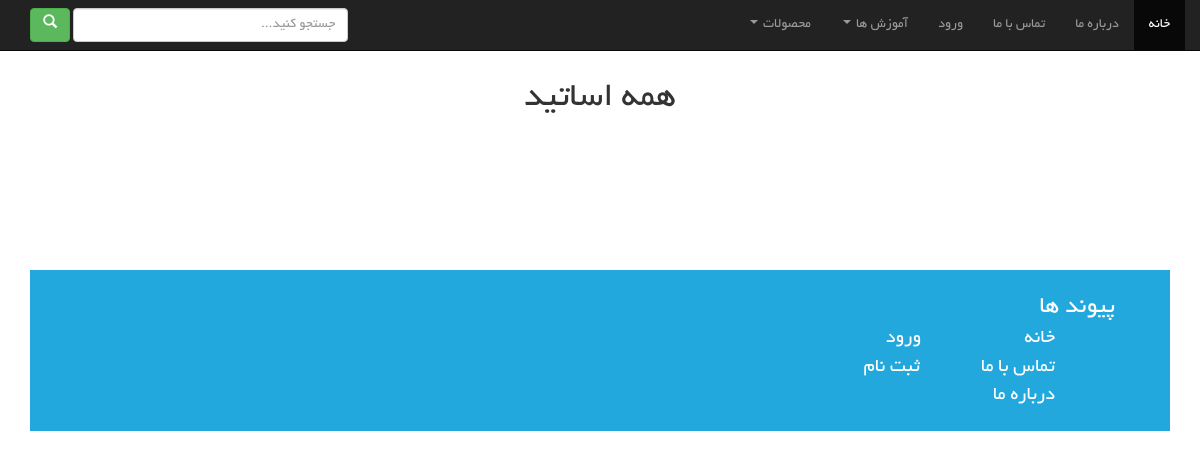
The page /masters on the database as committed earlier.
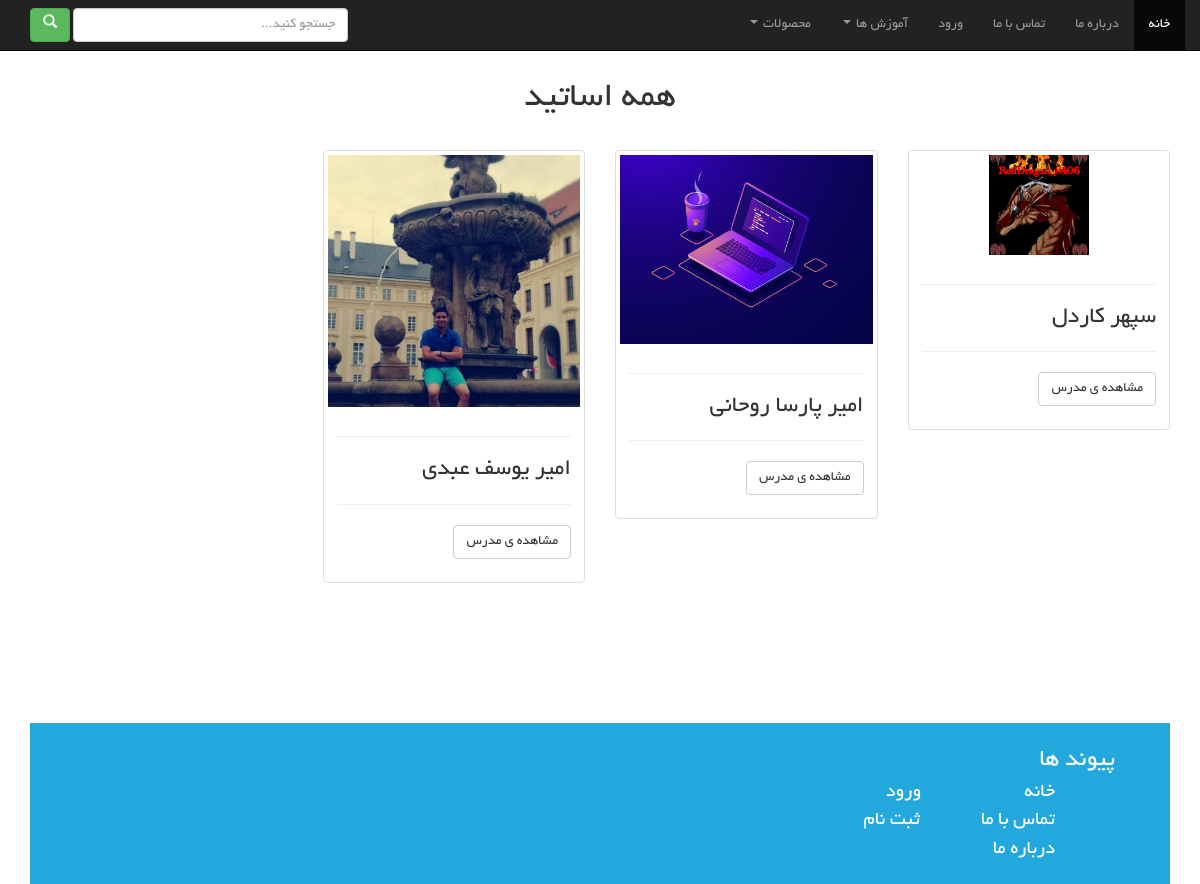
The same page on the database as committed later.
### masters/models.py (models this page shows, shortened)
class Master(models.Model):
    title = models.CharField(max_length=30)
    description = models.TextField()
    image = models.ImageField(upload_to='masters/',null=True,blank=True)

### masters/views.py (the view)
# urls.py: path('masters', master_list_view),
def master_list_view(request):
    products = Master.objects.all()
    title = "اساتید"
    context = {
        "object_list": products,
        "title": title,
    }
    return render(request, "masters/masters_list.html", context)

### masters/templates/masters/masters_list.html (shortened to what this page needs)
{% load static %}
<!DOCTYPE html>
<html lang="en">
<head>
    <link rel="stylesheet" href="https://maxcdn.bootstrapcdn.com/bootstrap/3.3.7/css/bootstrap.min.css">
    <link rel="stylesheet" href="https://cdnjs.cloudflare.com/ajax/libs/font-awesome/4.7.0/css/font-awesome.min.css">
    <link rel="stylesheet" href="{% static "css/boot/bootstrap-rtl.css" %}">
    <link rel="stylesheet" href="{% static "css/main-css.css" %}">
</head>
<body>
<div class="container">
    <div id="header" class="col-lg-12">
        <nav class="navbar navbar-inverse navbar-fixed-top">
            <div class="container-fluid">
                <div class="collapse navbar-collapse" id="bs-example-navbar-collapse-1">
                    <ul class="nav navbar-nav">
                        <li class="active"><a href="/">خانه <span class="sr-only">(current)</span></a></li>
                        <li><a href="/about-us">درباره ما</a></li>
                        <li><a href="/contact-us">تماس با ما</a></li>
                        <li><a href="/login">ورود</a></li>
                        <li class="dropdown">
                            <a href="#" class="dropdown-toggle" data-toggle="dropdown" role="button"
                               aria-haspopup="true" aria-expanded="false">آموزش ها <span class="caret"></span></a>
                        </li>
                    </ul>
                    <ul class="nav navbar-nav navbar-right">
                        <li class="dropdown">
                            <a href="#" class="dropdown-toggle" data-toggle="dropdown" role="button"
                               aria-haspopup="true" aria-expanded="false">محصولات <span class="caret"></span></a>
                        </li>
                    </ul>
                    <form class="navbar-form navbar-left" method="GET" action="/search">
                        <div class="form-group">
                            <input type="text" name="searching" class="form-control search-bar" style="width: 275px"
                                   placeholder="جستجو کنید...">
                            <button class="btn btn-success" type="submit"><i class="glyphicon glyphicon-search "></i>
                            </button>
                        </div>
                    </form>
                </div>
            </div>
        </nav>
    </div>
    <br><br><br>
    <h1 class="text-center">همه اساتید</h1>
    <br>
    <div class="row">
        {% for master in object_list %}
            <div class="col-lg-3 col-md-4 col-sm-6 col-xs-12">
                <div class="thumbnail">
                    <img src="{{ master.image.url }}" alt="{{ master.title }}">
                    <div class="caption">
                        <hr>
                        <h3>{{ master.title }}</h3>
                        <hr>
                        <p><a href="/masters/{{ master.id }}" class="btn btn-default"
                           role="button">مشاهده ی مدرس</a></p>
                    </div>
                </div>
            </div>
        {% endfor %}
    </div>
    <br><br><br><br><br><br>
    <div id="footer" class="col-lg-12 Footer">
        <br>
        <div align="right">
            <span align="right" class="Footer-H">پیوند ها</span>
            <br>
            <a href="/"><span align="right" class="Footer-link">خانه</span></a>
            <a href="/login"><span class="Footer-link">ورود</span></a>
            <br>
            <a href="/contact_us"><span class="Footer-link">تماس با ما</span></a>
            <a href="/register"><span class="Footer-link-1">ثبت نام</span></a>
            <br>
            <a href="/about-us"><span class="Footer-link">درباره ما</span></a>
            <br>
        </div>
        <br>
    </div>
</div>
</body>
</html>

Rows that differ between the two databases and show on the page:
added Master: image (picture), title "سپهر کاردل"
added Master: image (picture), title "امیر پارسا روحانی"
added Master: image (picture), title "امیر یوسف عبدی"
